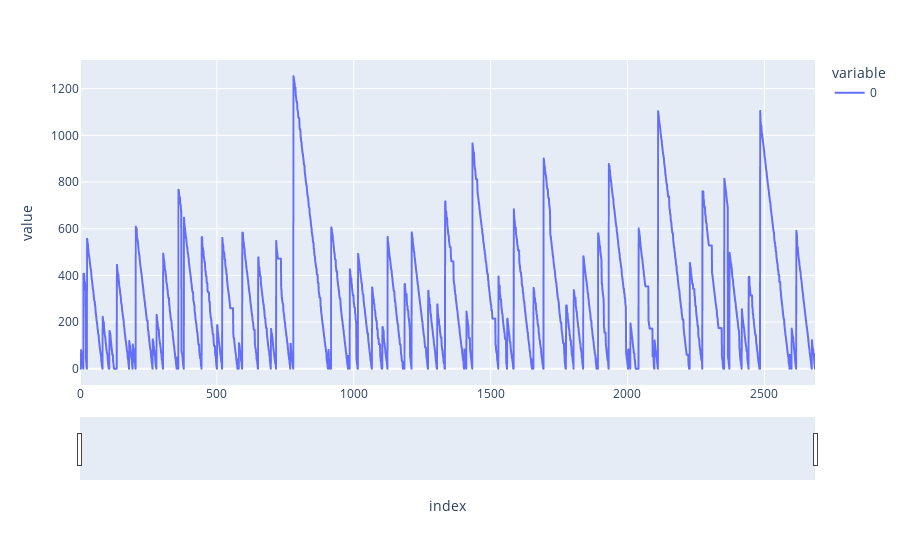
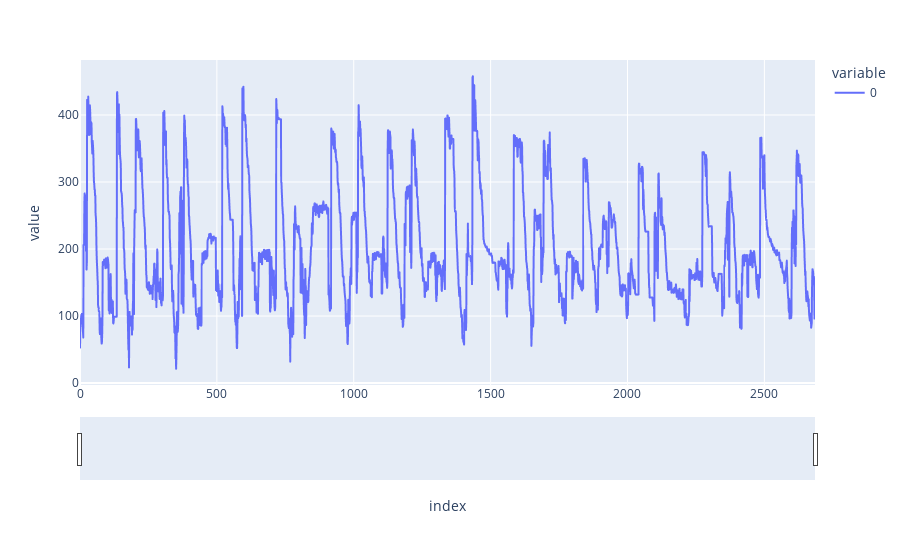

The code cell stored with these charts, in order, in its notebook:
### Code cell
import plotly.express as px
import pandas as pd

fig = px.line(y_test)
fig2 = px.line(y_pred)
fig.update_xaxes(
    rangeslider_visible=True,
    rangeselector=dict(
        buttons=list([
            dict(step="all")
        ])
    )
)
fig2.update_xaxes(
    rangeslider_visible=True,
    rangeselector=dict(
        buttons=list([
            dict(step="all")
        ])
    )
)
fig.show()
fig2.show()

### Figure 1 — Plotly figure (JSON) as saved in the notebook; plotly's stock layout.template omitted (floating-point values rounded to 4 significant figures; data arrays with more than 128 entries replaced by an {"elided": "..."} marker saying what was removed)
{"data": [{"hovertemplate": "variable=0<br>index=%{x}<br>value=%{y}<extra></extra>", "legendgroup": "0", "line": {"color": "#636efa", "dash": "solid"}, "marker": {"symbol": "circle"}, "mode": "lines", "name": "0", "showlegend": true, "type": "scattergl", "x": {"elided": "2686 int values"}, "xaxis": "x", "y": {"elided": "2686 int values"}, "yaxis": "y"}], "layout": {"legend": {"title": {"text": "variable"}, "tracegroupgap": 0}, "margin": {"t": 60}, "xaxis": {"anchor": "y", "domain": [0, 1], "rangeselector": {"buttons": [{"step": "all"}]}, "rangeslider": {"visible": true}, "title": {"text": "index"}}, "yaxis": {"anchor": "x", "domain": [0, 1], "title": {"text": "value"}}}}

### Figure 2 — Plotly figure (JSON) as saved in the notebook; plotly's stock layout.template omitted (floating-point values rounded to 4 significant figures; data arrays with more than 128 entries replaced by an {"elided": "..."} marker saying what was removed)
{"data": [{"hovertemplate": "variable=0<br>index=%{x}<br>value=%{y}<extra></extra>", "legendgroup": "0", "line": {"color": "#636efa", "dash": "solid"}, "marker": {"symbol": "circle"}, "mode": "lines", "name": "0", "showlegend": true, "type": "scattergl", "x": {"elided": "2686 int values"}, "xaxis": "x", "y": {"elided": "2686 float values"}, "yaxis": "y"}], "layout": {"legend": {"title": {"text": "variable"}, "tracegroupgap": 0}, "margin": {"t": 60}, "xaxis": {"anchor": "y", "domain": [0, 1], "rangeselector": {"buttons": [{"step": "all"}]}, "rangeslider": {"visible": true}, "title": {"text": "index"}}, "yaxis": {"anchor": "x", "domain": [0, 1], "title": {"text": "value"}}}}
